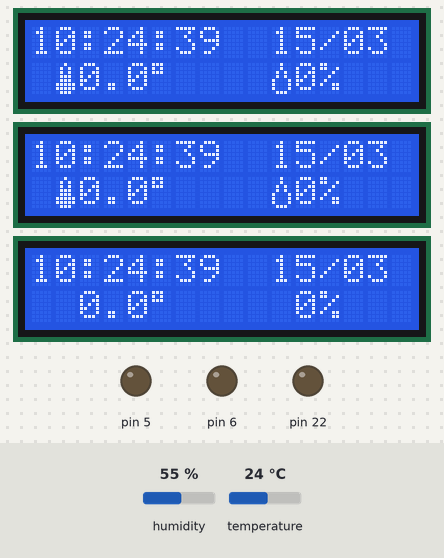
A sketch run on a simulated Arduino Mega 2560, built with avr-gcc and run on an emulated ATmega2560. Shown: 3 × 16×2 character LCD, output pins drawn as LEDs (lit = HIGH). Inputs (shaded band) come from the test bench; at power-on: humidity 55 %, temperature 24 °C. The local clock reads 2024-03-15 10:24:30 at power-on unless the sketch sets it.

Above: at 9.7 s.
At 17.2 s:
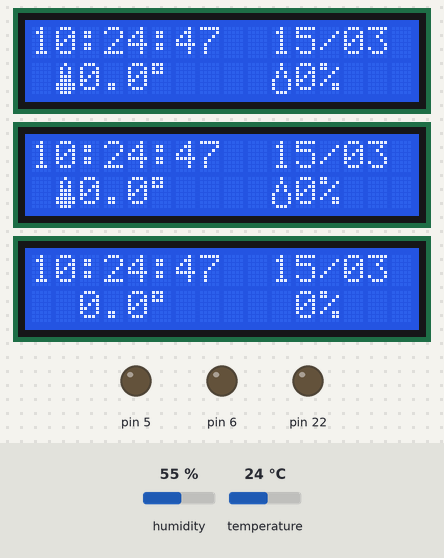
At 24.1 s:
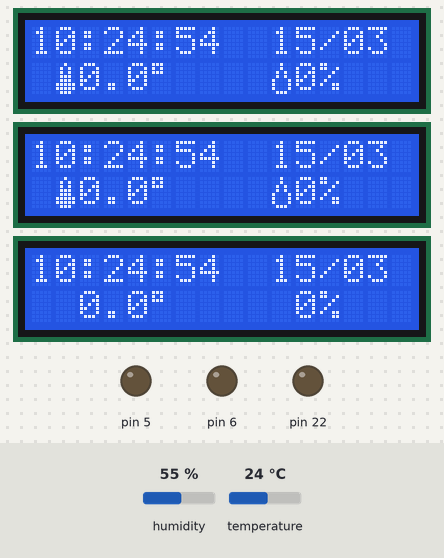
At 38.2 s:
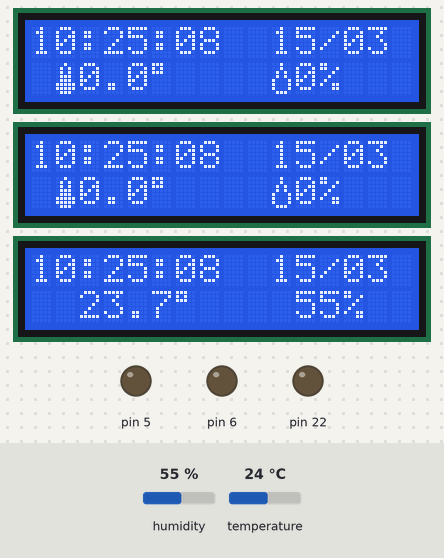
Timing chart, 0 to 39.7 s (numbered marks = the images above):
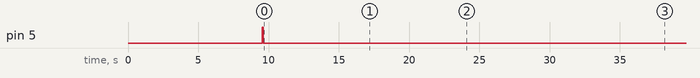

Measured:
- by itself, pin 5: LOW → HIGH at 9.6 s, → LOW 0.07 s later
- what the display in image 0 shows lasts 0.5 s, from 9.6 s to 10.1 s
- what the display in image 1 shows lasts 1.0 s, from 17.1 s to 18.1 s

The sketch:

System_Bedroom_var_7_Mega.ino
```cpp
#include <Wire.h>
#include <Time.h>
#include <DS1307RTC.h>
#include <LiquidCrystal_I2C.h>
#include <dht.h>
#include <SoftwareSerial.h>   // Модуль для работы с Serial

#define dht_br 2
#define dht_chr 3
#define dht_hr 6

dht DHT;

//int incomingByte = 0;         // Переменная для хранения входных данных

//SoftwareSerial BTSerial(19, 18); // Пины для RX, TX

float t=0;
float h=0;
float t1=0;
float h1=0;
float t2=0;
float h2=0;

const char *monthName[12] = {
  "Jan", "Feb", "Mar", "Apr", "May", "Jun",
  "Jul", "Aug", "Sep", "Oct", "Nov", "Dec"
};

byte termometru[8] = //icon for termometer
{
  B00100,
  B01010,
  B01010,
  B01110,
  B01110,
  B11111,
  B11111,
  B01110
};

byte picatura[8] = //icon for water droplet
{
  B00100,
  B00100,
  B01010,
  B01010,
  B10001,
  B10001,
  B10001,
  B01110,
};

LiquidCrystal_I2C lcd(0x27,16,2); //27
LiquidCrystal_I2C lcd_1(0x23,16,2);
LiquidCrystal_I2C lcd_2(0x26,16,2); //26


tmElements_t tm;

void setup() {


  //BTSerial.begin(9600);

  pinMode(4, INPUT);
  pinMode(5, OUTPUT);
  pinMode(6, OUTPUT);
  pinMode(22, OUTPUT);


  lcdInit(0);
  lcd.init();
        lcd.backlight();
  lcdInit(1);
  lcdInit(2);

  bool parse=false;
  bool config=false;


 /* if(digitalRead(4)==HIGH){
    if (getDate(__DATE__) && getTime(__TIME__)) {
      parse = true;

      if (RTC.write(tm)) {
        config = true;
      }
    }
  }

  if (parse && config) {
    lcd.setCursor(0, 0);
    lcd.print("Time configured");
  }
   if (parse) {
    lcd.setCursor(0, 0);
    lcd.println("Communic. Error");
    lcd.setCursor(0, 1);
    lcd.println("Check circuit");
  }

  delay(700);
  lcd.clear();
*/}

void loop() {

  boolean manSt=true;

  /*if(BTSerial.available()>0)       // Если имеются в порту данные
  {
    incomingByte = BTSerial.read();    // считывание данных
    if(incomingByte!=-1)              // если данные не равны -1
    {

      if(incomingByte==49){
        lcdInit();


      }

      if(incomingByte==50){
        lcd1Init();

      }

      BTSerial.print("\nI received: ");     // вывод сообщения
      BTSerial.println(incomingByte, DEC);  // вывод данных
    }
  }*/


  if (tm.Hour<=6 | tm.Hour>=20 ) {
    digitalWrite(5, HIGH);
  }
  else {
    digitalWrite(5, LOW);
  }

  if(tm.Minute==05 & tm.Second==07){

        lcdInit(0);

      }

       if(tm.Minute==06 & tm.Second==07){

        lcdInit(1);

      }

      if(tm.Minute==07 & tm.Second==07){

        lcdInit(2);

      }


  if(RTC.read(tm)){

    lcd.setCursor(0, 0);
    print2digits(tm.Hour);
    lcd.write(':');
    print2digits(tm.Minute);
    lcd.write(':');
    print2digits(tm.Second);
    lcd.setCursor(10, 0);
    lcd.print(tm.Day);
    lcd.write('/');
    print2digits(tm.Month);

    lcd_1.setCursor(0, 0);
    print2digits_1(tm.Hour);
    lcd_1.write(':');
    print2digits_1(tm.Minute);
    lcd_1.write(':');
    print2digits_1(tm.Second);
    lcd_1.setCursor(10, 0);
    lcd_1.print(tm.Day);
    lcd_1.write('/');
    print2digits_1(tm.Month);

    lcd_2.setCursor(0, 0);
    print2digits_2(tm.Hour);
    lcd_2.write(':');
    print2digits_2(tm.Minute);
    lcd_2.write(':');
    print2digits_2(tm.Second);
    lcd_2.setCursor(10, 0);
    lcd_2.print(tm.Day);
    lcd_2.write('/');
    print2digits_2(tm.Month);
  }


 /* else {

    if (RTC.chipPresent()) {
      lcd.setCursor(0, 0);
      lcd.println("DS1307 stopped");
      lcd_1.setCursor(0, 0);
      lcd_1.println("DS1307 stopped");
      lcd_2.setCursor(0, 0);
      lcd_2.println("DS1307 stopped");


    }
    else {
      lcd.setCursor(0, 0);
      lcd.println("DS1307 rd error!");
      lcd_1.setCursor(0, 0);
      lcd_1.println("DS1307 rd error!");
      lcd_2.setCursor(0, 0);
      lcd_2.println("DS1307 rd error!");

    }

  }*/

  if (tm.Second==05){

    DHT.read22(dht_br);
    t=DHT.temperature-0.3;
    h=DHT.humidity;

  }


  lcd.setCursor(1, 1);
  lcd.write(1);
  lcd.print(t,1);
  lcd.print((char)223); //degree sign
  lcd.setCursor(10, 1);
  lcd.write(2);
  lcd.print(h,0);
  lcd.print("%");

  if (tm.Second==10){

    DHT.read22(dht_chr);
    t1=DHT.temperature-0.3;
    h1=DHT.humidity;

  }

  lcd_1.setCursor(1, 1);
  lcd_1.write(1);
  lcd_1.print(t1,1);
  lcd_1.print((char)223);
  lcd_1.setCursor(10, 1);
  lcd_1.write(2);
  lcd_1.print(h1,0);
  lcd_1.print("%");

  if (tm.Second==15){

    DHT.read22(dht_hr);
    t2=DHT.temperature-0.3;
    h2=DHT.humidity;

  }
  lcd_2.setCursor(1, 1);
  lcd_2.write(1);
  lcd_2.print(t2,1);
  lcd_2.print((char)223);
  lcd_2.setCursor(10, 1);
  lcd_2.write(2);
  lcd_2.print(h2,0);
  lcd_2.print("%");


}

bool getTime(const char *str)
{
  int Hour, Min, Sec;

  if (sscanf(str, "%d:%d:%d", &Hour, &Min, &Sec) != 3) return false;
  tm.Hour = Hour;
  tm.Minute = Min;
  tm.Second = Sec;
  return true;
}


void print2digits(int number) {
  if (number >= 0 && number < 10) {
    lcd.write('0');
  }
  lcd.print(number);
}

void print2digits_1(int number) {
  if (number >= 0 && number < 10) {
    lcd_1.write('0');
  }
  lcd_1.print(number);
}

void print2digits_2(int number) {
  if (number >= 0 && number < 10) {
    lcd_2.write('0');
  }
  lcd_2.print(number);
}

bool getDate(const char *str)
{
  char Month[12];
  int Day, Year;
  uint8_t monthIndex;

  if (sscanf(str, "%s %d %d", Month, &Day, &Year) != 3) return false;
  for (monthIndex = 0; monthIndex < 12; monthIndex++) {
    if (strcmp(Month, monthName[monthIndex]) == 0) break;
  }
  if (monthIndex >= 12) return false;
  tm.Day = Day;
  tm.Month = monthIndex + 1;
  tm.Year = CalendarYrToTm(Year);
  return true;
}


void lcdInit(int i){

        if (i=0){
        lcd.clear();
        delay(500);
        lcd.createChar(1,termometru);
        delay(500);
        lcd.createChar(2,picatura);
        delay(500);
        lcd.init();
        lcd.backlight();
      }
        if (i=1){
        lcd_1.clear();
        delay(500);
        lcd_1.createChar(1,termometru);
        delay(500);
        lcd_1.createChar(2,picatura);
        delay(500);
        lcd_1.init();
        lcd_1.backlight();
      }
        if (i=2){
        lcd_2.clear();
        delay(500);
        lcd_2.createChar(1,termometru);
        delay(500);
        lcd_2.createChar(2,picatura);
        delay(500);
        lcd_2.init();
        lcd_2.backlight();
      }
}
```
